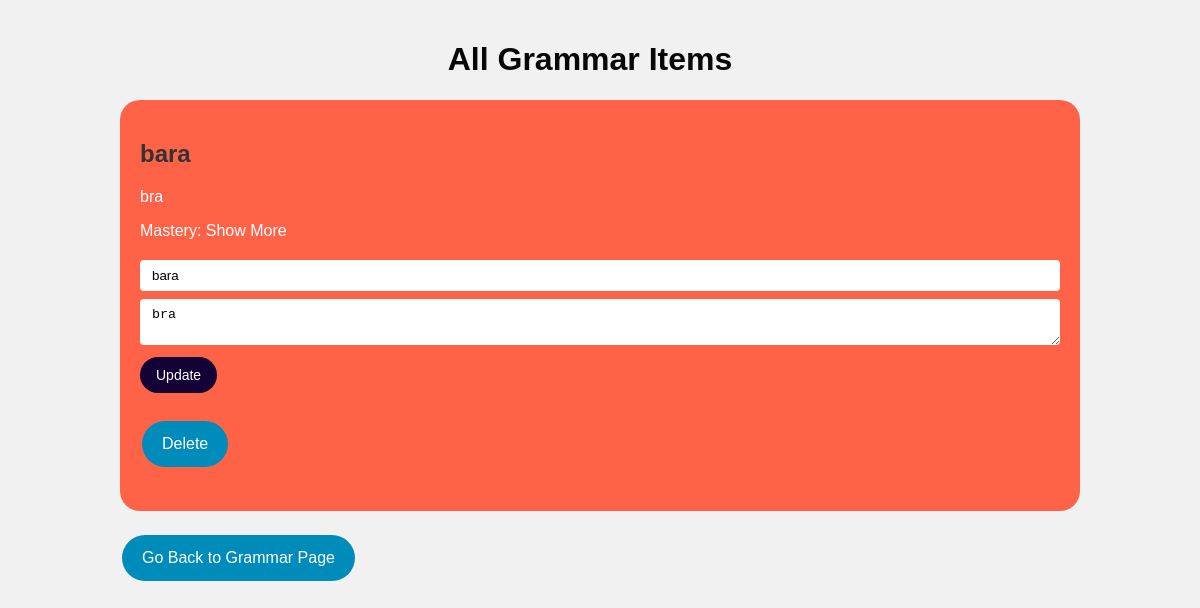
Before: /grammar/all with the older database file.
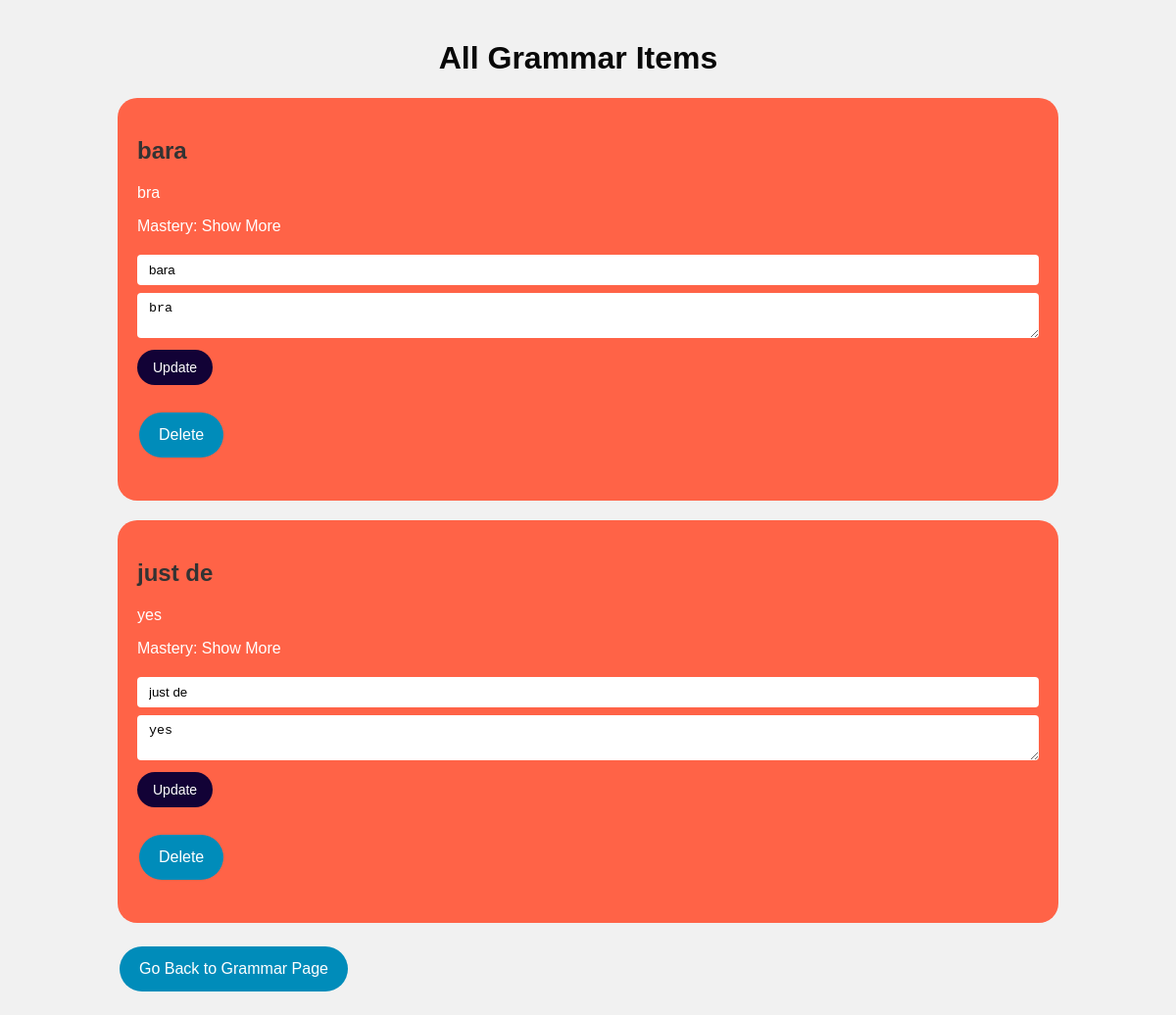
After: the same page with the newer database file.
### language_learning_platform/models/models.py (models this page shows, shortened)
class Grammar(db.Model):
    __tablename__ = 'grammar'
    id = db.Column(db.Integer, primary_key=True)
    title = db.Column(db.String(80), nullable=False)
    description = db.Column(db.String(200), nullable=False)
    mastery = db.Column(db.String(20), nullable=False, default='Show More')

### language_learning_platform/routes/grammar.py (the view)
@grammar.route('/all', methods=['GET'])
def all_grammar():
    gramm_items = Grammar.query.all()
    return render_template('all_grammar.html', items=gramm_items)

### templates/all_grammar.html (shortened to what this page needs)
{% extends 'base.html' %}
{% block content %}
<div style="text-align: center; margin-right: 20px;">
    <h1 style="color: #080808;">All Grammar Items</h1>
</div>
{% for item in items %}
    <div class="item-card">
        <h2>{{ item.title }}</h2>
        <p>{{ item.description }}</p>
        <p>Mastery: {{ item.mastery }}</p>
        <div class="item-form">
            <form method="POST" action="{{ url_for('grammar.update_grammar', id=item.id) }}">
                <input type="text" name="title" value="{{ item.title }}" required>
                <textarea name="description" required>{{ item.description }}</textarea>
                <input type="submit" value="Update">
            </form>
        </div>
        <form method="POST" action="{{ url_for('grammar.delete_grammar', id=item.id) }}">
            <input class="button" type="submit" value="Delete">
        </form>
    </div>
{% endfor %}
<a href="{{ url_for('grammar.grammar_page') }}" class="button">Go Back to Grammar Page</a>
{% endblock %}

Changed rows visible on the page:
added Grammar: title "just de", description "yes", mastery "Show More"
